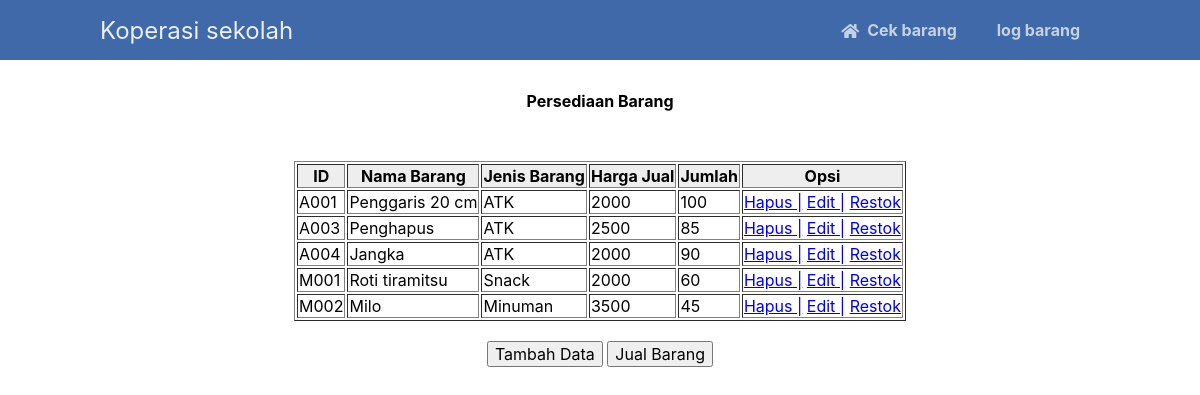
The page / on the database its author committed.
### tables this page shows
CREATE TABLE `barang` (
  `id_brg` varchar(4) NOT NULL,
  `nama_brg` varchar(20) NOT NULL,
  `jenis_brg` varchar(20) NOT NULL,
  `harga_beli` varchar(10) NOT NULL,
  `harga_jual` varchar(10) NOT NULL,
  `supplier` varchar(20) NOT NULL,
  `jumlah` varchar(3) NOT NULL
);

### index.php (the view, shortened to what this page needs)
<?php
include 'function.php';
?>
<!DOCTYPE html>
<html>
<head>
</head>
<body align="center">
	<br>
	<h1>Persediaan Barang</h1>
	<br>
	<br>
<table border="1" align="center">
	<tr style="text-align: center;font-weight: bold;background-color: #eee;">
		<td>ID</td>
		<td>Nama Barang</td>
		<td>Jenis Barang</td>
		<td>Harga Jual</td>
		<td>Jumlah</td>
		<td>Opsi</td>
	</tr>
	<?php
	include 'koneksi.php';
	$select = mysqli_query($koneksi, "SELECT * FROM barang");
	while ($hasil = mysqli_fetch_array($select)){
	?>
	<tr>
		<td><?php echo $hasil['id_brg'] ?></td>
		<td><?php echo $hasil['nama_brg'] ?></td>
		<td><?php echo $hasil['jenis_brg'] ?></td>
		<td><?php echo $hasil['harga_jual'] ?></td>
		<td><?php echo $hasil['jumlah'] ?></td>
		<td><a href="hapus.php?id_brg=<?php echo $hasil['id_brg'] ?>">Hapus |</a>
			<a href="edit.php?id_brg=<?php echo $hasil['id_brg'] ?>">Edit |</a>
			<a href="filestok.php?id_brg=<?php echo $hasil['id_brg'] ?>">Restok</a>
		</td>
	</tr>
<?php } ?>
</table>
<br>
	<a href="formtambah.php"><button >Tambah Data</button></a>
	<a href="formjual.php"><button >Jual Barang</button></a>
</body>
</html>

### style.css (style rules this page uses)
* { box-sizing: border-box; font-family: -apple-system, BlinkMacSystemFont, "segoe ui", roboto, oxygen, ubuntu, cantarell, "fira sans", "droid sans", "helvetica neue", Arial, sans-serif; font-size: 16px; -webkit-font-smoothing: antialiased; -moz-osx-font-smoothing: grayscale; }
body { background-color: #FFFFFF; margin: 0; }

### rows shown on the page
barang: id_brg "A001", nama_brg "Penggaris 20 cm", jenis_brg "ATK", harga_jual "2000", jumlah "100"
barang: id_brg "A003", nama_brg "Penghapus", jenis_brg "ATK", harga_jual "2500", jumlah "85"
barang: id_brg "A004", nama_brg "Jangka", jenis_brg "ATK", harga_jual "2000", jumlah "90"
barang: id_brg "M001", nama_brg "Roti tiramitsu", jenis_brg "Snack", harga_jual "2000", jumlah "60"
barang: id_brg "M002", nama_brg "Milo", jenis_brg "Minuman", harga_jual "3500", jumlah "45"
